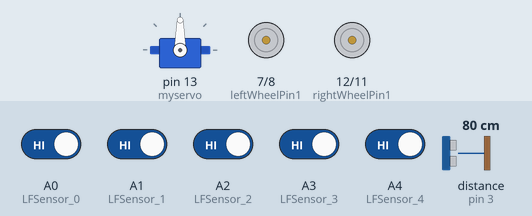
A sketch run on a simulated Arduino Uno, built with avr-gcc and run on an emulated ATmega328P. On the bench: servo, motor-driver pin pairs drawn as motors (green arrow = first pin HIGH = forward, orange = second pin HIGH = backward, longer = more drive, scaled by the enable pin). Wiring (inferred from the names in the program): ultrasonic range finder: trigger pin 2; echo pin 3. Inputs (shaded band) come from the test bench; at power-on: A0 (LFSensor_0), A1 (LFSensor_1), A2 (LFSensor_2), A3 (LFSensor_3), A4 (LFSensor_4) HIGH, distance to the obstacle (sensor on pin 3) 80 cm. The echo pulse lasts 58.3 µs per cm.

Above: at 1.7 s.
1.8 s: distance to the obstacle (sensor on pin 3) set to 10 cm
3.3 s: distance to the obstacle (sensor on pin 3) set to 7 cm
At 3.7 s:
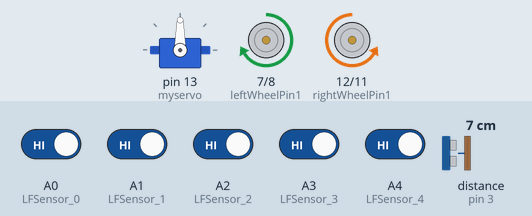
At 5.2 s:
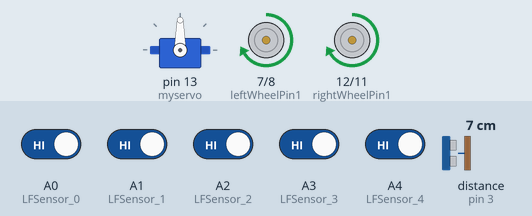
6.3 s: A0 (LFSensor_0) driven LOW
9.3 s: A2 (LFSensor_2) driven LOW
12.3 s: distance to the obstacle (sensor on pin 3) set to 9 cm
At 15.1 s:
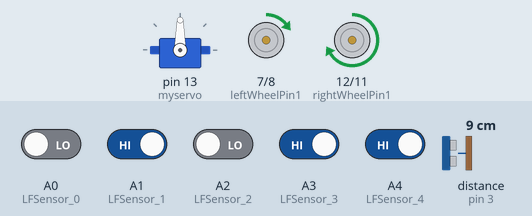
15.3 s: A2 (LFSensor_2) driven HIGH
At 15.8 s:
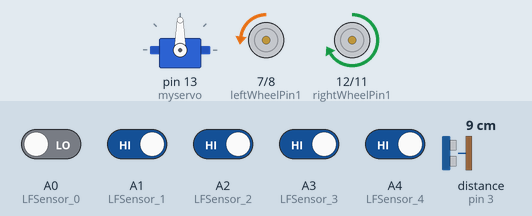
Timing chart, 0 to 17.5 s (numbered marks = the images above; inputs shaded):
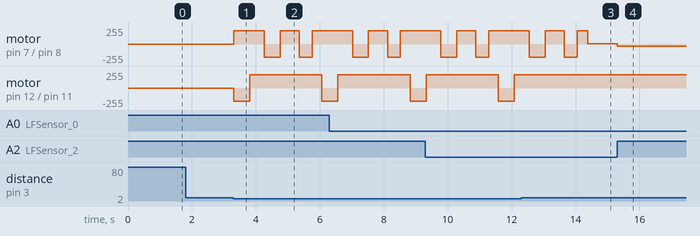

Measured:
- the behaviour switches between 9 and 8 cm on distance to the obstacle (sensor on pin 3) (found by bisection; images 0 and 1)
- after the input at 12.3 s, motor on pin 12 (rightWheelPin1) / pin 11 (rightWheelPin2): stays forward 200/255 (without the input it goes to backward 200/255 after 2.0 s)
- after the input at 15.3 s, motor on pin 7 (leftWheelPin1) / pin 8 (leftWheelPin2): forward 2/255 → backward 34/255 at once; motor on pin 12 (rightWheelPin1) / pin 11 (rightWheelPin2): stays forward 200/255 (without the input it goes to forward 150/255 after 0.80 s)

The sketch:

v2smartcar-lesson7.ino
```cpp
#define speedPinL 6    // ENB
#define leftWheelPin1  7    //Left Motor direction pin 1 to MODEL-X IN3
#define leftWheelPin2  8   //Left Motor direction pin 2 to MODEL-X IN4
#define speedPinR 5    //  ENA
#define rightWheelPin1  12    //Right Motor direction pin 1 to MODEL-X IN1
#define rightWheelPin2 11    //Right Motor direction pin 2 to MODEL-X IN2

#define LFSensor_0 A0 // We define LFSensor_0 to hold the left most value of the IR sensor. This IR sensor is connected to pin A0 as an analog pin is required to read continous IR values. This is then repeated for each subsequent IR sensor

#define LFSensor_1 A1 // Holds second IR sensor value
#define LFSensor_2 A2 // Holds third IR sensor value
#define LFSensor_3 A3 // Holds fourth IR sensor value
#define LFSensor_4 A4 // Holds fifth IR sensor value


#define FAST_SPEED 150
#define MID_SPEED 140
#define SLOW_SPEED 130   //back speed

#define trigPin 2
#define echoPin 3

#include <Servo.h>
Servo myservo;

void set_Motorspeed(int speed_L,int speed_R)
{
  analogWrite(speedPinL,speed_L);
  analogWrite(speedPinR,speed_R);
}

void go_Forward(){
  digitalWrite(rightWheelPin1,HIGH);
  digitalWrite(rightWheelPin2,LOW);
  digitalWrite(leftWheelPin1,HIGH);
  digitalWrite(leftWheelPin2,LOW);
  set_Motorspeed(200,200);

}

void go_Back(){
  digitalWrite(rightWheelPin1,LOW);
  digitalWrite(rightWheelPin2,HIGH);
  digitalWrite(leftWheelPin1,LOW);
  digitalWrite(leftWheelPin2,HIGH);
  set_Motorspeed(200,200);

}

void go_Left(){
  digitalWrite(rightWheelPin1,HIGH);
  digitalWrite(rightWheelPin2,LOW);
  digitalWrite(leftWheelPin1,LOW);
  digitalWrite(leftWheelPin2,HIGH);
  set_Motorspeed(200,200);
}

void go_Right(){
  digitalWrite(rightWheelPin1,LOW);
  digitalWrite(rightWheelPin2,HIGH);
  digitalWrite(leftWheelPin1,HIGH);
  digitalWrite(leftWheelPin2,LOW);
  set_Motorspeed(200,200);
}

void stop_Robot(){
  digitalWrite(rightWheelPin1,LOW);
  digitalWrite(rightWheelPin2,LOW);
  digitalWrite(leftWheelPin1,LOW);
  digitalWrite(leftWheelPin2,LOW);
}
char sensor[5];
// — — — — — — Explanation of how the TSM values are stored and handled — — — — — —
// To represent our line detection input, we use binary. If the Tracking Sensor Module (TSM) detects black, it registers as 1; otherwise, it's 0.
// For instance, if the TSM detects black on the leftmost sensor, it will read '10000', with '1' representing black and '0' representing white.
// We work with binary numbers to represent the sensor's view of black and white, so our calculations start in decimal and later convert to binary.

// A function that reads sensor values and returns them as type 'String'.
String read_sensor_values() {
    int sensorvalue = 32; // Initialize a variable called sensorvalue and set it equal to 32 (100000 in binary). We use 6 digits for accurate binary addition; the 6th digit, the '1', will be dropped, leaving a 5-digit sensor reading.

  // Read the values of the five sensors and invert them using the '!' (NOT) operator. Assign these inverted values to the corresponding positions in the sensor array.
    sensor[0] = !digitalRead(LFSensor_0);
    sensor[1] = !digitalRead(LFSensor_1);
    sensor[2] = !digitalRead(LFSensor_2);
    sensor[3] = !digitalRead(LFSensor_3);
    sensor[4] = !digitalRead(LFSensor_4);

// ^^^
// According to the information on [3], black is active at LOW (0), and white is active at HIGH (1). We want the opposite, so we use the exclamation mark when reading the value.
// We use digitalRead instead of analogRead as we need an integer value of either 1 or 0.
// DigitalRead provides either HIGH (1) or LOW (0) states, while analogRead can have any value between 0 and 1023.

// The binary values we obtain must be converted to decimal by multiplying each bit by 2 to the power of its index.
// Even though are values of type 'char' we can perform mathematical operations on them as C++ will convert them into 'int' types
// sensor[0] is a char type that can be either 1 or 0. when multiplied by 16 it becomes either 16 or 0 which is added to sensor value. This is then repeated for all other values
    sensorvalue += (sensor[0] * 16) + (sensor[1] * 8) + (sensor[2] * 4) + (sensor[3] * 2) +      (sensor[4]);

// Powers of 2 are used as these numbers are requied to convert to binary
//Then, convert the sensorvalue to binary and remove the last digit using substring. Finally, return the result.
    String senstr = String(sensorvalue, BIN);
    senstr = senstr.substring(1, 6);
    return senstr;
}


void lineFollowing(){
 String sensorval= read_sensor_values();
  //Serial.println(sensorval);
  if (   sensorval=="10000" )
  {
    //The black line is in the left of the car, need  left turn
    go_Left();  //Turn left
    set_Motorspeed(FAST_SPEED,FAST_SPEED);
  }
  if (sensorval=="10100"  || sensorval=="01000" || sensorval=="01100" || sensorval=="11100"  || sensorval=="10010" || sensorval=="11010")
  {
    go_Forward();  //Turn slight left
    set_Motorspeed(0,FAST_SPEED);
  }
  if (    sensorval=="00001"  ){ //The black line is  on the right of the car, need  right turn
    go_Right();  //Turn right
    set_Motorspeed(FAST_SPEED,FAST_SPEED);
  }
  if (sensorval=="00011" || sensorval=="00010"  || sensorval=="00101" || sensorval=="00110" || sensorval=="00111" || sensorval=="01101" || sensorval=="01111"   || sensorval=="01011"  || sensorval=="01001")
  {
    go_Forward();  //Turn slight right
    set_Motorspeed( FAST_SPEED,0);
  }

  if (sensorval=="11111"){
    stop_Robot();   //The car front touch stop line, need stop
  }

}
float sendPing(){
  float distance;
  long duration;
  digitalWrite(trigPin,LOW);
  delayMicroseconds(2);
  digitalWrite(trigPin,HIGH);
  delayMicroseconds(10);
  digitalWrite(trigPin,LOW);
  duration = pulseIn(echoPin,HIGH);
  distance = duration*0.034/2;
  return (distance);
}

void obstacleAvoidance(){
  go_Right();
  delay(500);
  go_Forward();
  delay(460);
  go_Left();
  delay(500);
  go_Forward();
  delay(600);
  go_Left();
  delay(400);
  go_Forward();
  delay(300);

}


void setup() {

  myservo.attach(13);
  myservo.write(90);
  delay(500);

  pinMode(speedPinL,OUTPUT);
  pinMode(leftWheelPin1,OUTPUT);
  pinMode(leftWheelPin2,OUTPUT);
  pinMode(speedPinR,OUTPUT);
  pinMode(rightWheelPin1,OUTPUT);
  pinMode(rightWheelPin2,OUTPUT);

  stop_Robot();

  digitalWrite(speedPinL,HIGH);
  digitalWrite(speedPinR,HIGH);

  pinMode(trigPin,OUTPUT);
  pinMode(echoPin,INPUT);


}

void loop() {

    lineFollowing();
    if(sendPing()<8){
      obstacleAvoidance();
    }

}
```
